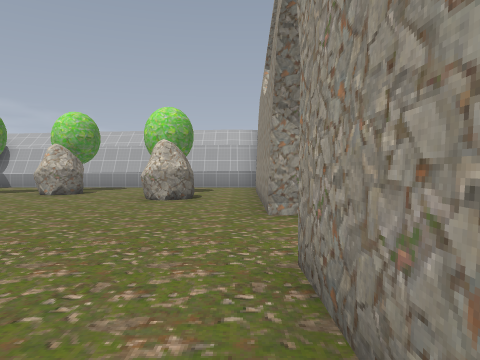
View 1 (above)

24 first-person views from a walk through a Godot game level. The camera is 1.5 m above the floor, tilts 2° down and sees 70° across. The floor is counted in squares, 2 m on a side. Each view is taken from the middle of a square. On the plan, view 1 faces up. The plan holds only what a view shows up to about 11 squares ahead; the rest is blank. The place goes on beyond the plan. Characters and animated objects are left out. Some surface patterns are stand-ins.

View 2
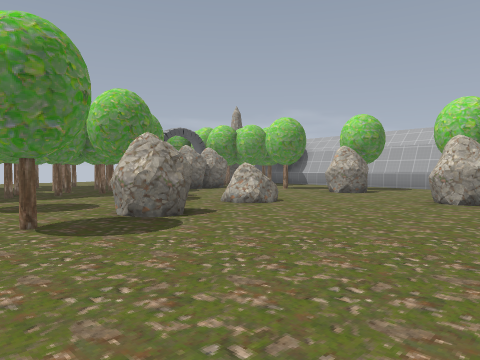

View 3
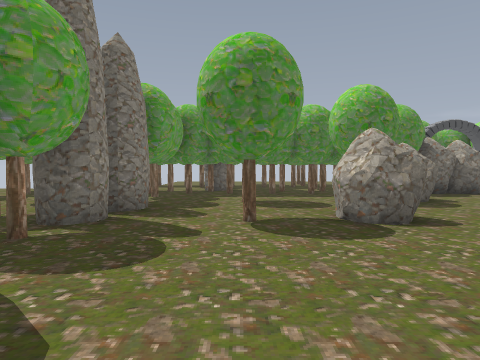

View 4
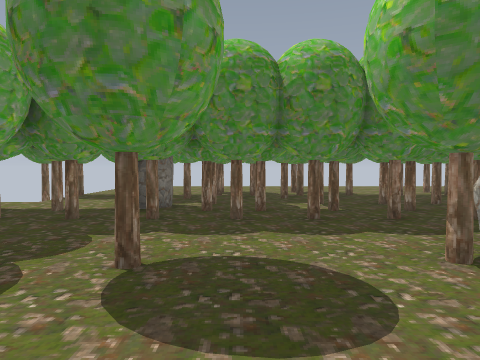

View 5
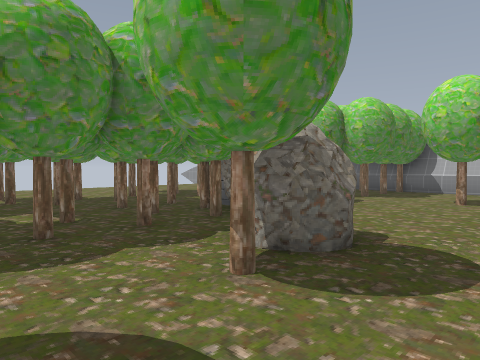

View 6
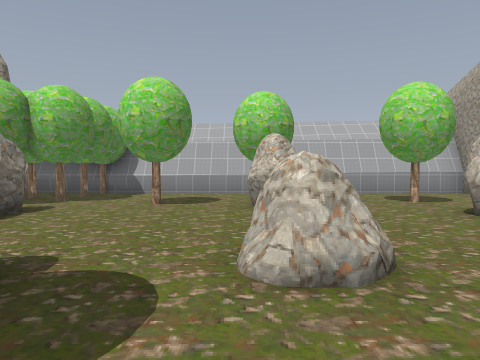

View 7
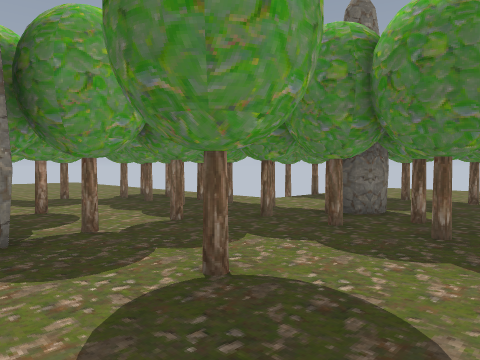

View 8
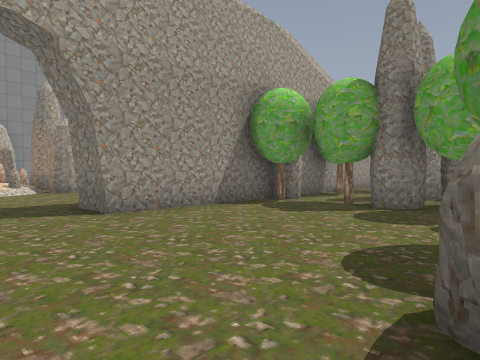

View 9
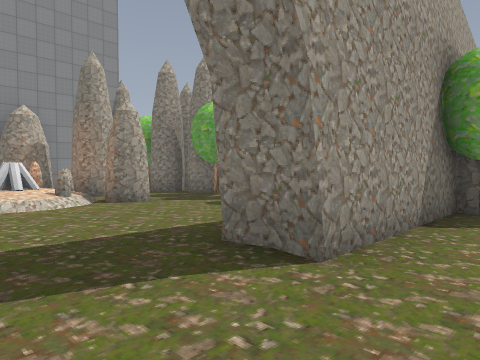

View 10
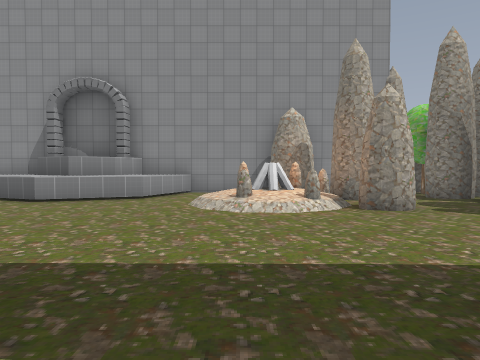

View 11
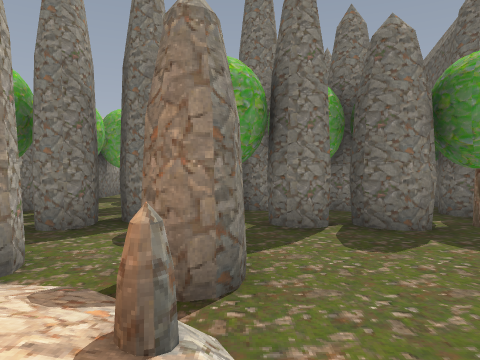

View 12
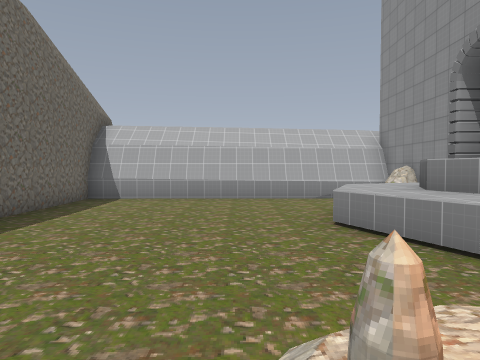

View 13
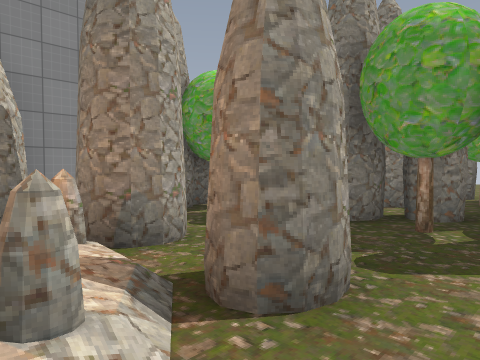

View 14
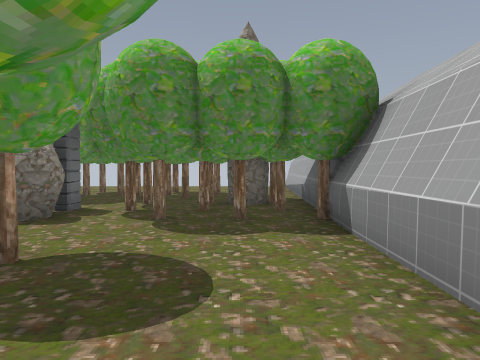

View 15
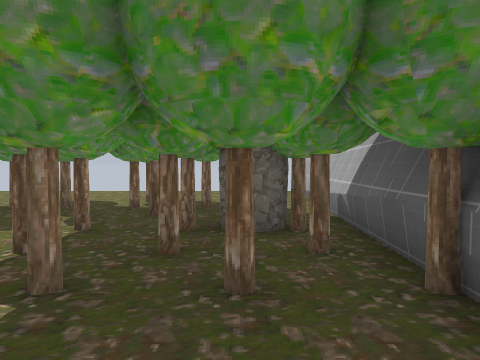

View 16
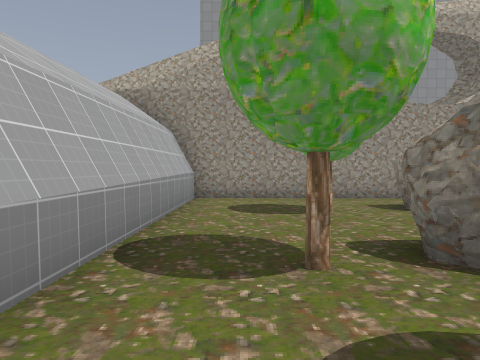

View 17
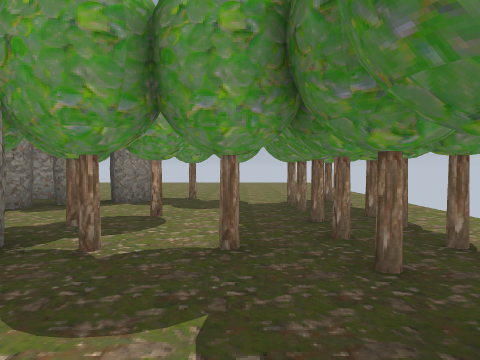

View 18
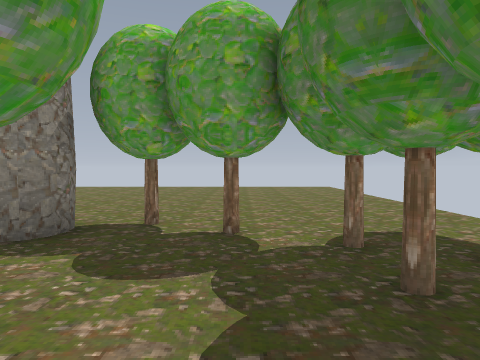

View 19
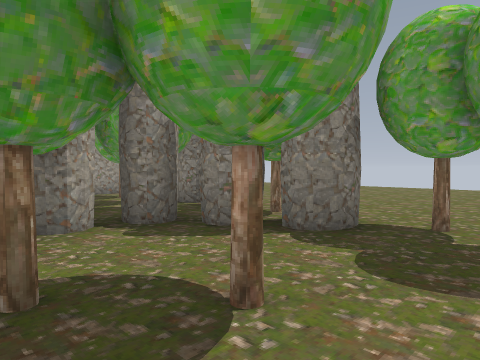

View 20
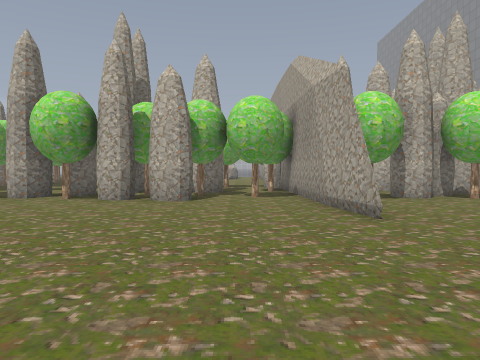

View 21
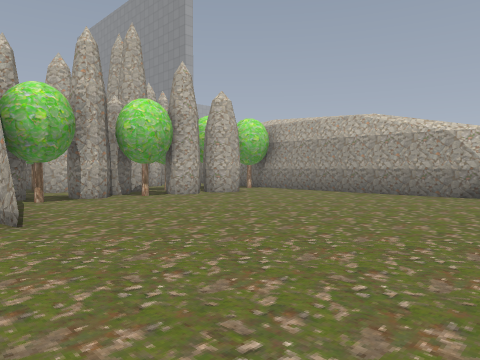

View 22
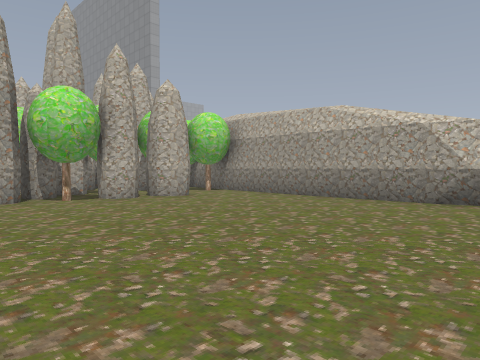

View 23
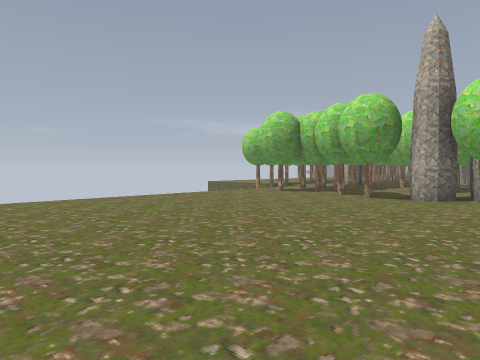

View 24
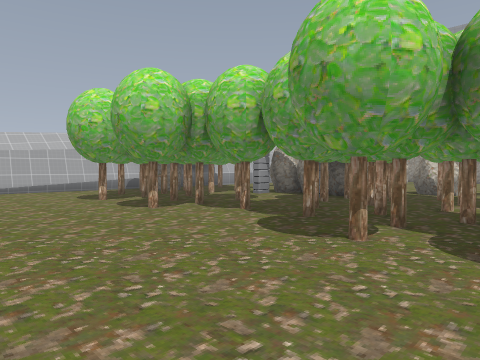

### Floor plan
Key: @ floor where view 1 was taken; # wall or solid block; . floor; / step, stairs or slope; = window, fence, low wall or low ledge; ^ raised ledge; T tree; S stone; F fireplace; O other object.
Columns run from 19 left of view 1 to 11 right of it. Each row starts with its distance up from view 1.
 14 #########T#####################
 13   .....TT...........#.........#
 12   ....O#.T..........#....... ##
 11  ....TTTTT....T..T..#....... ^^
 10  ..T.T.TT..T..S.....#......^^^^
  9  ....TT.#S.......S..#......^^
  8  ..T.TT..S.......S..#......^^#
  7  .......#S..........#......^^^^
  6  ....TTTTT...SS.....#.......^^^
  5 .....T.TT..S..............//..#
  4 ...T.TTTTT.T.............//#  #
  3 ......T..T....S........../F#/##
  2 .....TO.TT..........#...../=.##
  1   .O.TTTTT.T..T.....# ...#.##.#
  0   ...T.#T..........@# ........#
 -1   ...O..TTTT###T....#T.##T..###
 -2    ..T..TT.. ...#T.T##O...####
 -3      T .TT.T..T##...####T### #
 -4        ..T.....#.#.T####  .#.T
 -5        .TT....#T....# ###T...
 -6        .T.T..##..TT.#####..TT#
 -7        ....T..T###..#T..T###.#
 -8        .............#........#
 -9        .............#........#
-10        .............#........#
-11        ......................#
-12        ......................#
-13        ......................#
-14        ......... ............#
-15             ....  .......

Where each view was taken, in squares from view 1:
view 1: 0 up, 0 right, facing up
view 2: 0 up, 0 right, facing up-left
view 3: 1 up, 0 right, facing left
view 4: 2 up, 5 left, facing left
view 5: 2 up, 6 left, facing up-left
view 6: 3 up, 6 left, facing up
view 7: 3 up, 6 left, facing down-left
view 8: 5 up, 5 left, facing down-right
view 9: 5 up, 1 left, facing down-right
view 10: 4 up, 0 right, facing right
view 11: 4 up, 6 right, facing down
view 12: 3 up, 6 right, facing up
view 13: 3 up, 5 right, facing down-right
view 14: 12 up, 5 left, facing left
view 15: 12 up, 8 left, facing left
view 16: 12 up, 8 left, facing right
view 17: 2 up, 9 left, facing down
view 18: 2 down, 9 left, facing down
view 19: 2 down, 9 left, facing down-right
view 20: 15 down, 1 left, facing up
view 21: 15 down, 0 right, facing up-right
view 22: 15 down, 2 right, facing up-right
view 23: 15 down, 4 left, facing up-left
view 24: 2 up, 19 left, facing up-right
